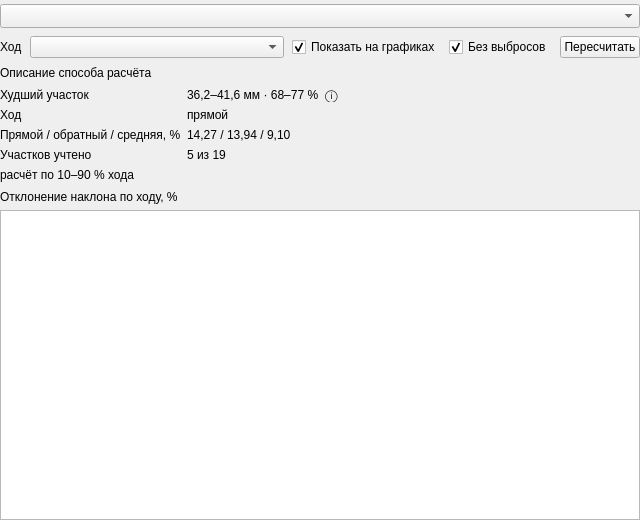
<?xml version="1.0" encoding="UTF-8"?>
<ui version="4.0">
 <class>LinearityLabPanel</class>
 <widget class="QWidget" name="LinearityLabPanel">
  <property name="geometry">
   <rect>
    <x>0</x>
    <y>0</y>
    <width>640</width>
    <height>520</height>
   </rect>
  </property>
  <layout class="QVBoxLayout" name="verticalLayout_linearityPanel">
   <property name="spacing">
    <number>8</number>
   </property>
   <property name="leftMargin">
    <number>0</number>
   </property>
   <property name="topMargin">
    <number>4</number>
   </property>
   <property name="rightMargin">
    <number>0</number>
   </property>
   <property name="bottomMargin">
    <number>0</number>
   </property>
   <item>
    <widget class="QComboBox" name="comboBox_linearityMethod">
     <property name="sizePolicy">
      <sizepolicy hsizetype="Expanding" vsizetype="Fixed">
       <horstretch>0</horstretch>
       <verstretch>0</verstretch>
      </sizepolicy>
     </property>
     <property name="sizeAdjustPolicy">
      <enum>QComboBox::SizeAdjustPolicy::AdjustToMinimumContentsLengthWithIcon</enum>
     </property>
     <property name="minimumContentsLength">
      <number>18</number>
     </property>
    </widget>
   </item>
   <item>
    <layout class="QHBoxLayout" name="horizontalLayout_linearityMethod">
     <property name="spacing">
      <number>8</number>
     </property>
     <item>
      <widget class="QLabel" name="label_linearityStroke_Title">
       <property name="text">
        <string>Ход</string>
       </property>
      </widget>
     </item>
     <item>
      <widget class="QComboBox" name="comboBox_linearityStroke">
       <property name="sizePolicy">
        <sizepolicy hsizetype="Expanding" vsizetype="Fixed">
         <horstretch>1</horstretch>
         <verstretch>0</verstretch>
        </sizepolicy>
       </property>
       <property name="toolTip">
        <string>По какому ходу считать: худший из двух (как сейчас), прямой, обратный или средняя кривая обоих ходов (как в IEC 61987 / IEC 61298-2)</string>
       </property>
      </widget>
     </item>
     <item>
      <widget class="QCheckBox" name="checkBox_linearityShowOnCharts">
       <property name="toolTip">
        <string>Отметить худшее место на графиках давления и задания (в отчёт не попадает)</string>
       </property>
       <property name="text">
        <string>Показать на графиках</string>
       </property>
       <property name="checked">
        <bool>true</bool>
       </property>
      </widget>
     </item>
     <item>
      <widget class="QCheckBox" name="checkBox_linearityRejectSpikes">
       <property name="toolTip">
        <string>Не учитывать одиночные отсчёты, у которых давление или положение резко отличается от соседей (сбой датчика или связи). Официальный расчёт выбросы не отбрасывает</string>
       </property>
       <property name="text">
        <string>Без выбросов</string>
       </property>
       <property name="checked">
        <bool>true</bool>
       </property>
      </widget>
     </item>
     <item>
      <widget class="QPushButton" name="pushButton_linearityRecalculate">
       <property name="text">
        <string>Пересчитать</string>
       </property>
      </widget>
     </item>
    </layout>
   </item>
   <item>
    <widget class="QLabel" name="label_linearityMethodDescription_Title">
     <property name="sizePolicy">
      <sizepolicy hsizetype="Expanding" vsizetype="Preferred">
       <horstretch>1</horstretch>
       <verstretch>0</verstretch>
      </sizepolicy>
     </property>
     <property name="text">
      <string>Описание способа расчёта</string>
     </property>
     <property name="wordWrap">
      <bool>true</bool>
     </property>
    </widget>
   </item>
   <item>
    <widget class="QFrame" name="frame_linearityResult">
     <property name="frameShape">
      <enum>QFrame::Shape::NoFrame</enum>
     </property>
     <layout class="QGridLayout" name="gridLayout_linearityResult">
      <property name="leftMargin">
       <number>0</number>
      </property>
      <property name="topMargin">
       <number>0</number>
      </property>
      <property name="rightMargin">
       <number>0</number>
      </property>
      <property name="bottomMargin">
       <number>0</number>
      </property>
      <property name="spacing">
       <number>6</number>
      </property>
      <item row="0" column="0">
       <widget class="QLabel" name="label_linearityWorstRange_Title">
        <property name="sizePolicy">
         <sizepolicy hsizetype="Maximum" vsizetype="Preferred">
          <horstretch>0</horstretch>
          <verstretch>0</verstretch>
         </sizepolicy>
        </property>
        <property name="text">
         <string>Худший участок</string>
        </property>
       </widget>
      </item>
      <item row="0" column="1">
       <widget class="QLabel" name="label_linearityWorstRange_Value">
        <property name="sizePolicy">
         <sizepolicy hsizetype="Maximum" vsizetype="Preferred">
          <horstretch>0</horstretch>
          <verstretch>0</verstretch>
         </sizepolicy>
        </property>
        <property name="text">
         <string>36,2–41,6 мм · 68–77 %</string>
        </property>
        <property name="alignment">
         <set>Qt::AlignmentFlag::AlignLeading|Qt::AlignmentFlag::AlignLeft|Qt::AlignmentFlag::AlignVCenter</set>
        </property>
       </widget>
      </item>
      <item row="0" column="2">
       <widget class="QLabel" name="label_linearityInfo">
        <property name="cursor">
         <cursorShape>WhatsThisCursor</cursorShape>
        </property>
        <property name="text">
         <string>ⓘ</string>
        </property>
       </widget>
      </item>
      <item row="1" column="0">
       <widget class="QLabel" name="label_linearityWorstStroke_Title">
        <property name="sizePolicy">
         <sizepolicy hsizetype="Maximum" vsizetype="Preferred">
          <horstretch>0</horstretch>
          <verstretch>0</verstretch>
         </sizepolicy>
        </property>
        <property name="text">
         <string>Ход</string>
        </property>
       </widget>
      </item>
      <item row="1" column="1">
       <widget class="QLabel" name="label_linearityWorstStroke_Value">
        <property name="sizePolicy">
         <sizepolicy hsizetype="Maximum" vsizetype="Preferred">
          <horstretch>0</horstretch>
          <verstretch>0</verstretch>
         </sizepolicy>
        </property>
        <property name="text">
         <string>прямой</string>
        </property>
        <property name="alignment">
         <set>Qt::AlignmentFlag::AlignLeading|Qt::AlignmentFlag::AlignLeft|Qt::AlignmentFlag::AlignVCenter</set>
        </property>
       </widget>
      </item>
      <item row="2" column="0">
       <widget class="QLabel" name="label_linearityStrokes_Title">
        <property name="sizePolicy">
         <sizepolicy hsizetype="Maximum" vsizetype="Preferred">
          <horstretch>0</horstretch>
          <verstretch>0</verstretch>
         </sizepolicy>
        </property>
        <property name="text">
         <string>Прямой / обратный / средняя, %</string>
        </property>
       </widget>
      </item>
      <item row="2" column="1">
       <widget class="QLabel" name="label_linearityStrokes_Value">
        <property name="sizePolicy">
         <sizepolicy hsizetype="Maximum" vsizetype="Preferred">
          <horstretch>0</horstretch>
          <verstretch>0</verstretch>
         </sizepolicy>
        </property>
        <property name="text">
         <string>14,27 / 13,94 / 9,10</string>
        </property>
        <property name="alignment">
         <set>Qt::AlignmentFlag::AlignLeading|Qt::AlignmentFlag::AlignLeft|Qt::AlignmentFlag::AlignVCenter</set>
        </property>
       </widget>
      </item>
      <item row="3" column="0">
       <widget class="QLabel" name="label_linearityWindows_Title">
        <property name="sizePolicy">
         <sizepolicy hsizetype="Maximum" vsizetype="Preferred">
          <horstretch>0</horstretch>
          <verstretch>0</verstretch>
         </sizepolicy>
        </property>
        <property name="text">
         <string>Участков учтено</string>
        </property>
       </widget>
      </item>
      <item row="3" column="1">
       <widget class="QLabel" name="label_linearityWindows_Value">
        <property name="sizePolicy">
         <sizepolicy hsizetype="Maximum" vsizetype="Preferred">
          <horstretch>0</horstretch>
          <verstretch>0</verstretch>
         </sizepolicy>
        </property>
        <property name="text">
         <string>5 из 19</string>
        </property>
        <property name="alignment">
         <set>Qt::AlignmentFlag::AlignLeading|Qt::AlignmentFlag::AlignLeft|Qt::AlignmentFlag::AlignVCenter</set>
        </property>
       </widget>
      </item>
      <item row="4" column="0" colspan="3">
       <widget class="QLabel" name="label_linearityCalcRange_Norm">
        <property name="text">
         <string>расчёт по 10–90 % хода</string>
        </property>
       </widget>
      </item>
     </layout>
    </widget>
   </item>
   <item>
    <widget class="QFrame" name="frame_linearityProfile">
     <property name="frameShape">
      <enum>QFrame::Shape::NoFrame</enum>
     </property>
     <layout class="QVBoxLayout" name="verticalLayout_linearityProfile">
      <property name="spacing">
       <number>6</number>
      </property>
      <property name="leftMargin">
       <number>0</number>
      </property>
      <property name="topMargin">
       <number>0</number>
      </property>
      <property name="rightMargin">
       <number>0</number>
      </property>
      <property name="bottomMargin">
       <number>0</number>
      </property>
      <item>
       <widget class="QLabel" name="label_linearityProfile_Title">
        <property name="text">
         <string>Отклонение наклона по ходу, %</string>
        </property>
       </widget>
      </item>
      <item>
       <widget class="Widgets::Chart::ChartView" name="chartView_linearityProfile">
        <property name="minimumSize">
         <size>
          <width>0</width>
          <height>220</height>
         </size>
        </property>
       </widget>
      </item>
     </layout>
    </widget>
   </item>
  </layout>
 </widget>
 <customwidgets>
  <customwidget>
   <class>Widgets::Chart::ChartView</class>
   <extends>QGraphicsView</extends>
   <header>Widgets/Chart/ChartView.h</header>
  </customwidget>
 </customwidgets>
 <resources/>
 <connections/>
</ui>
